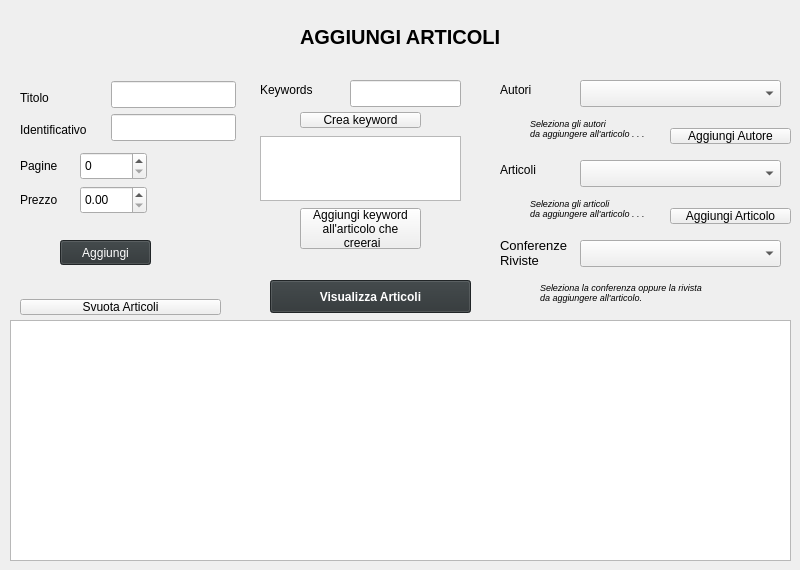
    <widget class="QWidget" name="PaginaArticoli">
     <widget class="QLineEdit" name="TitoloInput">
      <property name="geometry">
       <rect>
        <x>111</x>
        <y>81</y>
        <width>125</width>
        <height>27</height>
       </rect>
      </property>
     </widget>
     <widget class="QLineEdit" name="IdentificativoInput">
      <property name="geometry">
       <rect>
        <x>111</x>
        <y>114</y>
        <width>125</width>
        <height>27</height>
       </rect>
      </property>
     </widget>
     <widget class="QLabel" name="Identificativo">
      <property name="geometry">
       <rect>
        <x>20</x>
        <y>120</y>
        <width>91</width>
        <height>19</height>
       </rect>
      </property>
      <property name="text">
       <string>Identificativo</string>
      </property>
     </widget>
     <widget class="QLabel" name="Pagine">
      <property name="geometry">
       <rect>
        <x>20</x>
        <y>152</y>
        <width>46</width>
        <height>28</height>
       </rect>
      </property>
      <property name="text">
       <string>Pagine</string>
      </property>
     </widget>
     <widget class="QSpinBox" name="PagineInput">
      <property name="geometry">
       <rect>
        <x>80</x>
        <y>152</y>
        <width>67</width>
        <height>28</height>
       </rect>
      </property>
     </widget>
     <widget class="QLabel" name="Titolo">
      <property name="geometry">
       <rect>
        <x>20</x>
        <y>88</y>
        <width>42</width>
        <height>19</height>
       </rect>
      </property>
      <property name="text">
       <string>Titolo</string>
      </property>
     </widget>
     <widget class="QLabel" name="Prezzo">
      <property name="geometry">
       <rect>
        <x>20</x>
        <y>186</y>
        <width>46</width>
        <height>28</height>
       </rect>
      </property>
      <property name="text">
       <string>Prezzo</string>
      </property>
     </widget>
     <widget class="QDoubleSpinBox" name="PrezzoInput">
      <property name="geometry">
       <rect>
        <x>80</x>
        <y>186</y>
        <width>67</width>
        <height>28</height>
       </rect>
      </property>
     </widget>
     <widget class="QLabel" name="TITLE_6">
      <property name="geometry">
       <rect>
        <x>300</x>
        <y>24</y>
        <width>201</width>
        <height>25</height>
       </rect>
      </property>
      <property name="font">
       <font>
        <pointsize>15</pointsize>
        <weight>75</weight>
        <bold>true</bold>
       </font>
      </property>
      <property name="text">
       <string>AGGIUNGI ARTICOLI</string>
      </property>
     </widget>
     <widget class="QLabel" name="Autori">
      <property name="geometry">
       <rect>
        <x>500</x>
        <y>80</y>
        <width>51</width>
        <height>19</height>
       </rect>
      </property>
      <property name="text">
       <string>Autori</string>
      </property>
     </widget>
     <widget class="QComboBox" name="AutoriBox">
      <property name="geometry">
       <rect>
        <x>580</x>
        <y>80</y>
        <width>201</width>
        <height>27</height>
       </rect>
      </property>
     </widget>
     <widget class="QLabel" name="Articoli">
      <property name="geometry">
       <rect>
        <x>500</x>
        <y>160</y>
        <width>51</width>
        <height>19</height>
       </rect>
      </property>
      <property name="text">
       <string>Articoli</string>
      </property>
     </widget>
     <widget class="QComboBox" name="ArticoliBox">
      <property name="geometry">
       <rect>
        <x>580</x>
        <y>160</y>
        <width>201</width>
        <height>27</height>
       </rect>
      </property>
      <item>
       <property name="text">
        <string/>
       </property>
      </item>
     </widget>
     <widget class="QLabel" name="ConferenzeRiviste">
      <property name="geometry">
       <rect>
        <x>500</x>
        <y>232</y>
        <width>81</width>
        <height>41</height>
       </rect>
      </property>
      <property name="font">
       <font>
        <pointsize>10</pointsize>
       </font>
      </property>
      <property name="text">
       <string>Conferenze
Riviste</string>
      </property>
     </widget>
     <widget class="QComboBox" name="ConferenzeRivisteBox">
      <property name="geometry">
       <rect>
        <x>580</x>
        <y>240</y>
        <width>201</width>
        <height>27</height>
       </rect>
      </property>
     </widget>
     <widget class="QPushButton" name="VisualizzaArticoli">
      <property name="geometry">
       <rect>
        <x>270</x>
        <y>280</y>
        <width>201</width>
        <height>33</height>
       </rect>
      </property>
      <property name="font">
       <font>
        <weight>75</weight>
        <bold>true</bold>
       </font>
      </property>
      <property name="styleSheet">
       <string notr="true">background-color: rgb(46, 52, 54);
color: rgb(255, 255, 255);</string>
      </property>
      <property name="text">
       <string>Visualizza Articoli</string>
      </property>
     </widget>
     <widget class="QPushButton" name="SvuotaArticoli">
      <property name="geometry">
       <rect>
        <x>20</x>
        <y>299</y>
        <width>201</width>
        <height>16</height>
       </rect>
      </property>
      <property name="text">
       <string>Svuota Articoli</string>
      </property>
     </widget>
     <widget class="QPlainTextEdit" name="StampaArticoli">
      <property name="geometry">
       <rect>
        <x>10</x>
        <y>320</y>
        <width>781</width>
        <height>241</height>
       </rect>
      </property>
     </widget>
     <widget class="QLabel" name="keyword">
      <property name="geometry">
       <rect>
        <x>260</x>
        <y>80</y>
        <width>71</width>
        <height>19</height>
       </rect>
      </property>
      <property name="text">
       <string>Keywords</string>
      </property>
     </widget>
     <widget class="QLineEdit" name="KeywordInput">
      <property name="geometry">
       <rect>
        <x>350</x>
        <y>80</y>
        <width>111</width>
        <height>27</height>
       </rect>
      </property>
     </widget>
     <widget class="QPushButton" name="CreaKeyword">
      <property name="geometry">
       <rect>
        <x>300</x>
        <y>112</y>
        <width>121</width>
        <height>16</height>
       </rect>
      </property>
      <property name="text">
       <string>Crea keyword</string>
      </property>
     </widget>
     <widget class="QListWidget" name="ListaKeyword">
      <property name="geometry">
       <rect>
        <x>260</x>
        <y>136</y>
        <width>201</width>
        <height>65</height>
       </rect>
      </property>
     </widget>
     <widget class="QPushButton" name="AggiungiKeyword">
      <property name="geometry">
       <rect>
        <x>300</x>
        <y>208</y>
        <width>121</width>
        <height>41</height>
       </rect>
      </property>
      <property name="font">
       <font>
        <pointsize>9</pointsize>
       </font>
      </property>
      <property name="text">
       <string>Aggiungi keyword
all'articolo che
 creerai</string>
      </property>
     </widget>
     <widget class="QPushButton" name="AggiungiArticolo">
      <property name="geometry">
       <rect>
        <x>60</x>
        <y>240</y>
        <width>91</width>
        <height>25</height>
       </rect>
      </property>
      <property name="styleSheet">
       <string notr="true">background-color: rgb(46, 52, 54);
color: rgb(255, 255, 255);</string>
      </property>
      <property name="text">
       <string>Aggiungi</string>
      </property>
     </widget>
     <widget class="QPushButton" name="AddAutore">
      <property name="geometry">
       <rect>
        <x>670</x>
        <y>128</y>
        <width>121</width>
        <height>16</height>
       </rect>
      </property>
      <property name="text">
       <string>Aggiungi Autore</string>
      </property>
     </widget>
     <widget class="QPushButton" name="AddArticolo">
      <property name="geometry">
       <rect>
        <x>670</x>
        <y>208</y>
        <width>121</width>
        <height>16</height>
       </rect>
      </property>
      <property name="text">
       <string>Aggiungi Articolo</string>
      </property>
     </widget>
     <widget class="QLabel" name="label_7">
      <property name="geometry">
       <rect>
        <x>530</x>
        <y>192</y>
        <width>131</width>
        <height>33</height>
       </rect>
      </property>
      <property name="font">
       <font>
        <pointsize>7</pointsize>
        <italic>true</italic>
       </font>
      </property>
      <property name="text">
       <string>Seleziona gli articoli
da aggiungere all'articolo . . .</string>
      </property>
     </widget>
     <widget class="QLabel" name="label_8">
      <property name="geometry">
       <rect>
        <x>530</x>
        <y>112</y>
        <width>131</width>
        <height>33</height>
       </rect>
      </property>
      <property name="font">
       <font>
        <pointsize>7</pointsize>
        <italic>true</italic>
       </font>
      </property>
      <property name="text">
       <string>Seleziona gli autori
da aggiungere all'articolo . . .</string>
      </property>
     </widget>
     <widget class="QLabel" name="label_9">
      <property name="geometry">
       <rect>
        <x>540</x>
        <y>272</y>
        <width>241</width>
        <height>41</height>
       </rect>
      </property>
      <property name="font">
       <font>
        <pointsize>7</pointsize>
        <italic>true</italic>
       </font>
      </property>
      <property name="text">
       <string>Seleziona la conferenza oppure la rivista
da aggiungere all'articolo.</string>
      </property>
     </widget>
    </widget>
